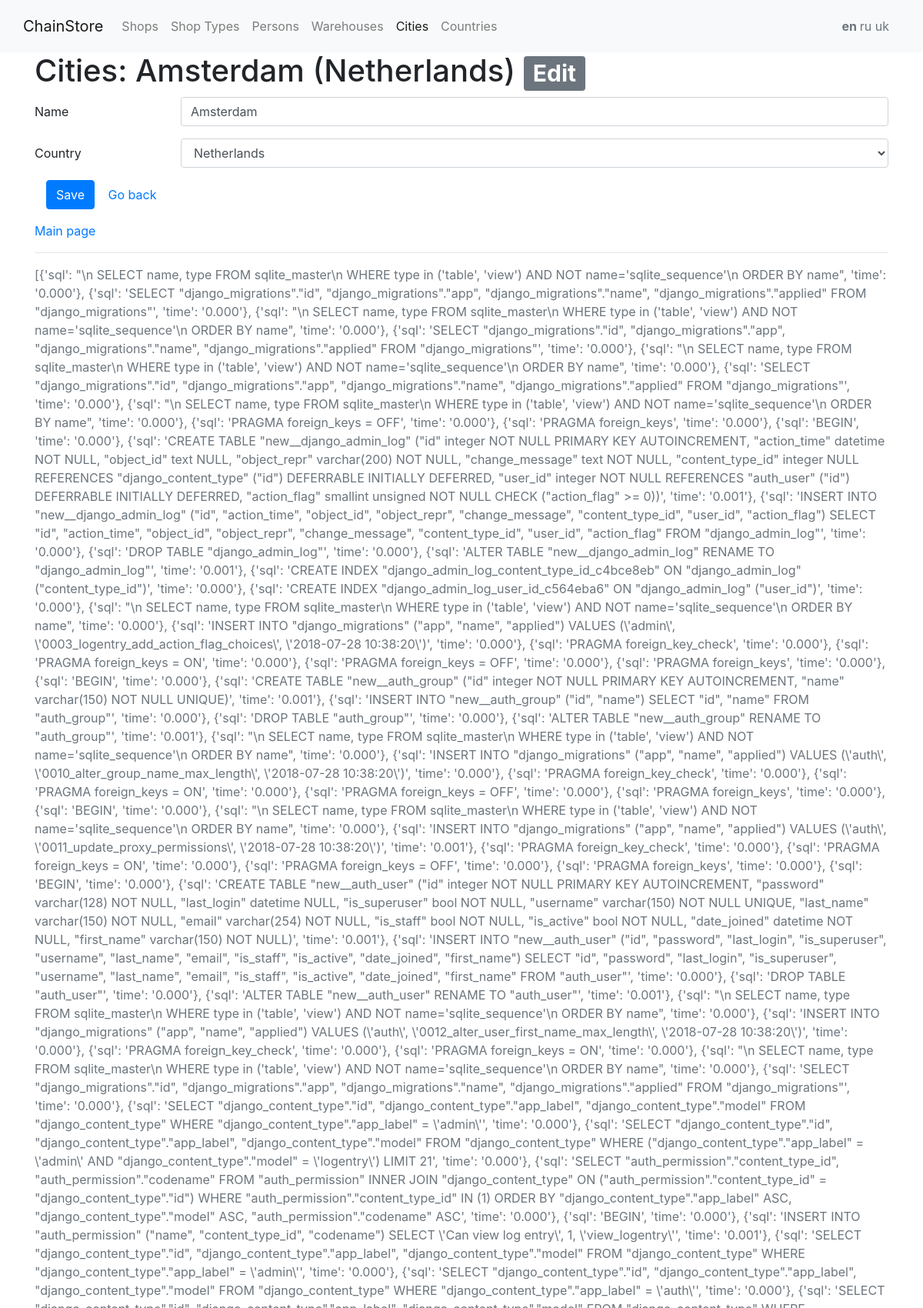
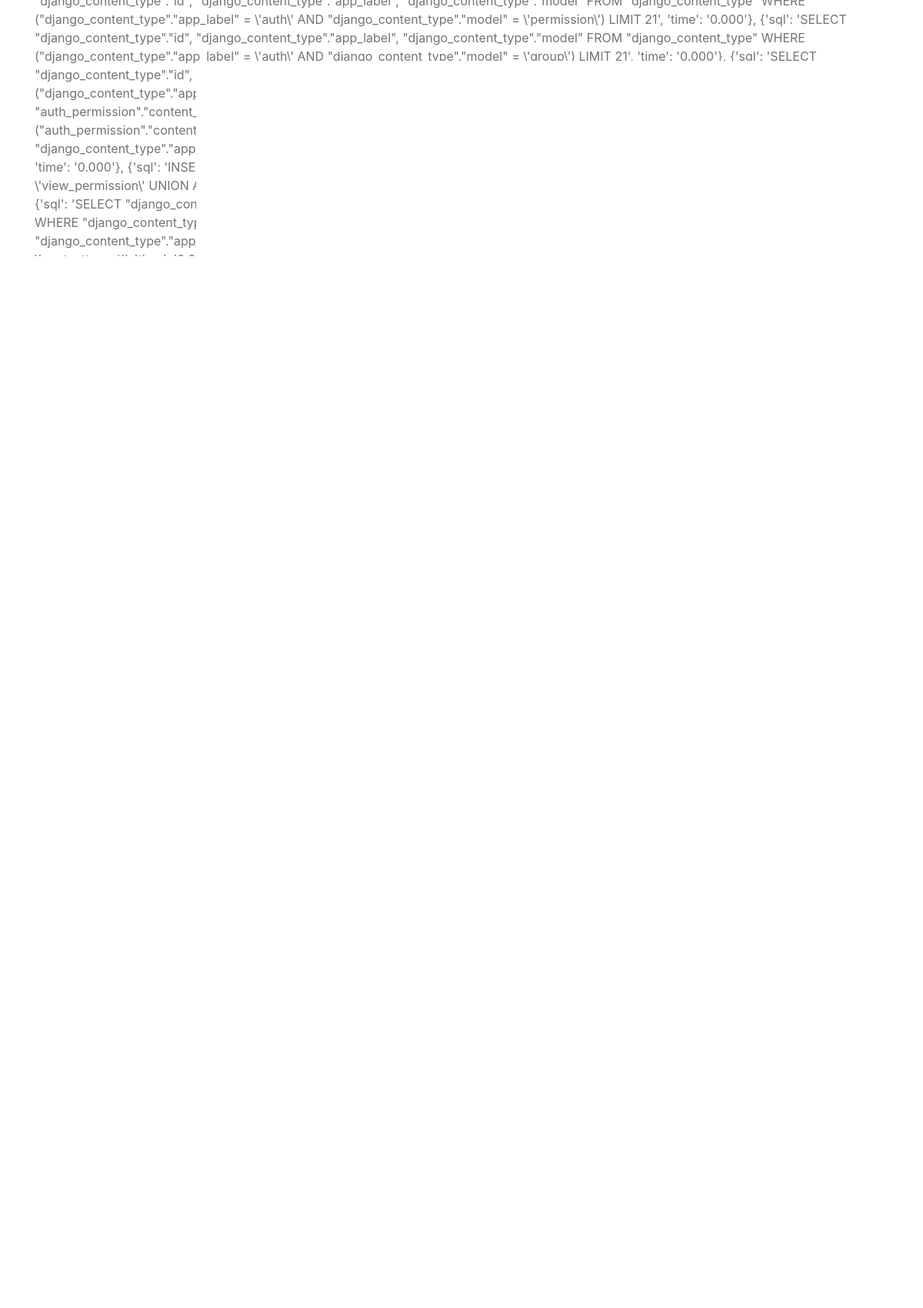
/city/11/edit (upper part), run on the app's committed database (2 pictures, top to bottom).
### place/models.py (models this page shows)
class City(models.Model):
    name = models.CharField(max_length=50, verbose_name=_('Name'))
    country = models.ForeignKey(Country, verbose_name=_('Country'), on_delete=models.PROTECT)
    class Meta:
        verbose_name = _('City')
        verbose_name_plural = _('Cities')
        ordering = ('name',)
    def __str__(self):
        return f'{self.name} ({self.country})'

class Country(models.Model):
    name = models.CharField(max_length=50, verbose_name=_('name'), unique=True)
    class Meta:
        verbose_name = _('Country')
        verbose_name_plural = _('Countries')
        ordering = ('name',)
    def __str__(self):
        return self.name

### place/views.py (the view, shortened to what this page needs)
# urls.py: re_path(r'^city/(?P<pk>\d+)/edit$', CityEdit.as_view(), name='city_edit'),
class CityEdit(UpdateView):
    form_class = CityForm
    model = City
    template_name = 'place/city_edit.html'
    def get_context_data(self, **kwargs):
        context = super().get_context_data(**kwargs)
        context['main_menu_key'] = 'cities'
        return context

### place/forms.py
class CityForm(forms.ModelForm):
    class Meta:
        model = City
        fields = '__all__'

### chainstore/context_processors.py (called while the page is built)
def copyright_year():
    opening_year = 2018
    current_year = datetime.now().year
    if current_year > opening_year:
        return f'{opening_year}-{current_year}'
    return opening_year

def chainstore_constants(request):
    return {
        'AUTHOR': 'Maksym Skorupskyi',
        'WEBSITE': 'ChainStore',
        'COPYRIGHT_YEAR': copyright_year(),
        'MAIN_MENU': MAIN_MENU,
        'sql_queries': connection.queries,
    }

### chainstore/templatetags/chainstore_template_tags.py (called while the page is built)
@register.inclusion_tag('chainstore/tags/messages.html', takes_context=True)
def show_messages(context, show=True):
    return {'messages': (context.get('messages') if show else None)}

@register.inclusion_tag('chainstore/tags/form_field_errors.html')
def show_form_field_errors(field_errors):
    return {'errors': field_errors}

### place/templates/place/city_edit.html
{% include 'chainstore/_edit.html' with page_title='Cities' page_back_button_url='city' %}

### chainstore/templates/chainstore/_edit.html (shortened to what this page needs)
{% extends 'base.html' %}
{% load i18n chainstore_template_tags widget_tweaks%}
{% block content %}
    <h1>{{ page_title }}:
        {% if form.instance.pk %}{{ form.instance }}
            <span class="badge badge-secondary">{% trans 'Edit' %}</span>
        {% else %}
            <span class="badge badge-secondary">{% trans 'Add New' %}</span>
        {% endif %}
    </h1>
    <form class="form-horizontal" role="form" method="post" novalidate>
        {% for field in form %}
                <div class="form-group row">
                    <label class="col-sm-2 col-form-label" for="id_{{ field.name }}">{{ field.label }}</label>
                    <div class="col-sm-10">
                        {{ field|attr:"class:form-control" }}
                    </div>
                </div>
        {% endfor %}
        <div class="form-group">
            <div class="col-sm-offset-3 col-sm-6">
                <button type="submit" class="btn btn-primary">{% trans 'Save' %}</button>
                <a href="{% url page_back_button_url %}" class="btn btn-default">{% trans 'Go back' %}</a>
            </div>
        </div>
    </form>
{% endblock %}

### chainstore/static/chainstore/css/style.css (style rules this page uses)
html { position: relative; min-height: 100%; }
body { margin-bottom: 50px; }

### data on the page
City: instance "Amsterdam (Netherlands)", form "Amsterdam" "Netherlands"

### other printed values
{{ WEBSITE }} "ChainStore"
{{ item.title }} "Shops" "Shop Types" "Persons" "Warehouses" "Cities" "Countries"
{{ language.code }} "en" "ru" "uk"
{{ page_title }} "Cities"
{{ field.label }} "Name" "Country"
